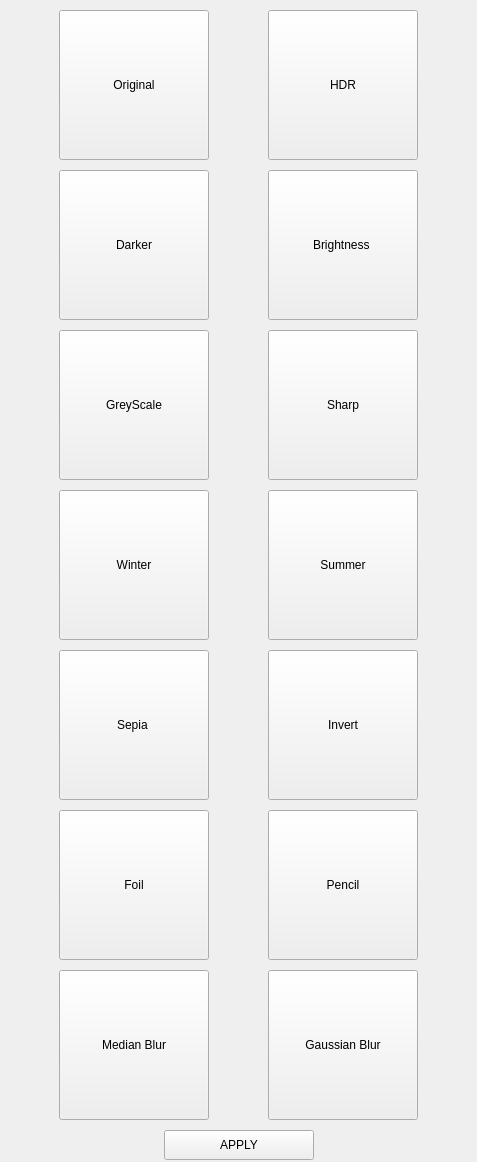
                 <widget class="QWidget" name="scrollAreaWidgetContents">
                  <property name="geometry">
                   <rect>
                    <x>0</x>
                    <y>0</y>
                    <width>477</width>
                    <height>1162</height>
                   </rect>
                  </property>
                  <property name="minimumSize">
                   <size>
                    <width>0</width>
                    <height>0</height>
                   </size>
                  </property>
                  <property name="styleSheet">
                   <string notr="true">QPushButton:focus{

	background-color:rgb(219, 255, 231);
}
</string>
                  </property>
                  <layout class="QVBoxLayout" name="verticalLayout_7">
                   <property name="spacing">
                    <number>0</number>
                   </property>
                   <property name="leftMargin">
                    <number>0</number>
                   </property>
                   <property name="topMargin">
                    <number>0</number>
                   </property>
                   <property name="rightMargin">
                    <number>0</number>
                   </property>
                   <property name="bottomMargin">
                    <number>0</number>
                   </property>
                   <item>
                    <layout class="QGridLayout" name="gridLayout_2">
                     <property name="leftMargin">
                      <number>10</number>
                     </property>
                     <property name="topMargin">
                      <number>10</number>
                     </property>
                     <property name="rightMargin">
                      <number>10</number>
                     </property>
                     <property name="bottomMargin">
                      <number>10</number>
                     </property>
                     <property name="spacing">
                      <number>10</number>
                     </property>
                     <item row="2" column="1">
                      <widget class="QPushButton" name="sharpPushButton">
                       <property name="minimumSize">
                        <size>
                         <width>150</width>
                         <height>150</height>
                        </size>
                       </property>
                       <property name="maximumSize">
                        <size>
                         <width>150</width>
                         <height>150</height>
                        </size>
                       </property>
                       <property name="text">
                        <string>Sharp</string>
                       </property>
                      </widget>
                     </item>
                     <item row="1" column="1">
                      <widget class="QPushButton" name="brightnessPushButton">
                       <property name="minimumSize">
                        <size>
                         <width>150</width>
                         <height>150</height>
                        </size>
                       </property>
                       <property name="maximumSize">
                        <size>
                         <width>150</width>
                         <height>150</height>
                        </size>
                       </property>
                       <property name="text">
                        <string>Brightness </string>
                       </property>
                      </widget>
                     </item>
                     <item row="2" column="0">
                      <widget class="QPushButton" name="greyScalePushButton">
                       <property name="minimumSize">
                        <size>
                         <width>150</width>
                         <height>150</height>
                        </size>
                       </property>
                       <property name="maximumSize">
                        <size>
                         <width>150</width>
                         <height>150</height>
                        </size>
                       </property>
                       <property name="text">
                        <string>GreyScale</string>
                       </property>
                      </widget>
                     </item>
                     <item row="3" column="1">
                      <widget class="QPushButton" name="summerPushButton">
                       <property name="minimumSize">
                        <size>
                         <width>150</width>
                         <height>150</height>
                        </size>
                       </property>
                       <property name="maximumSize">
                        <size>
                         <width>150</width>
                         <height>150</height>
                        </size>
                       </property>
                       <property name="text">
                        <string>Summer</string>
                       </property>
                      </widget>
                     </item>
                     <item row="1" column="0">
                      <widget class="QPushButton" name="darkerPushButton">
                       <property name="minimumSize">
                        <size>
                         <width>150</width>
                         <height>150</height>
                        </size>
                       </property>
                       <property name="maximumSize">
                        <size>
                         <width>150</width>
                         <height>150</height>
                        </size>
                       </property>
                       <property name="text">
                        <string>Darker</string>
                       </property>
                      </widget>
                     </item>
                     <item row="3" column="0">
                      <widget class="QPushButton" name="winterPushButton">
                       <property name="minimumSize">
                        <size>
                         <width>150</width>
                         <height>150</height>
                        </size>
                       </property>
                       <property name="maximumSize">
                        <size>
                         <width>150</width>
                         <height>150</height>
                        </size>
                       </property>
                       <property name="text">
                        <string>Winter</string>
                       </property>
                      </widget>
                     </item>
                     <item row="5" column="1">
                      <widget class="QPushButton" name="pencilColorPushButton">
                       <property name="minimumSize">
                        <size>
                         <width>150</width>
                         <height>150</height>
                        </size>
                       </property>
                       <property name="maximumSize">
                        <size>
                         <width>150</width>
                         <height>150</height>
                        </size>
                       </property>
                       <property name="text">
                        <string>Pencil</string>
                       </property>
                      </widget>
                     </item>
                     <item row="4" column="1">
                      <widget class="QPushButton" name="invertPushButton">
                       <property name="minimumSize">
                        <size>
                         <width>150</width>
                         <height>150</height>
                        </size>
                       </property>
                       <property name="maximumSize">
                        <size>
                         <width>150</width>
                         <height>150</height>
                        </size>
                       </property>
                       <property name="text">
                        <string>Invert</string>
                       </property>
                      </widget>
                     </item>
                     <item row="0" column="0">
                      <widget class="QPushButton" name="originalPushButton">
                       <property name="minimumSize">
                        <size>
                         <width>150</width>
                         <height>150</height>
                        </size>
                       </property>
                       <property name="maximumSize">
                        <size>
                         <width>150</width>
                         <height>150</height>
                        </size>
                       </property>
                       <property name="text">
                        <string>Original</string>
                       </property>
                      </widget>
                     </item>
                     <item row="4" column="0">
                      <widget class="QPushButton" name="sepiaPushButton">
                       <property name="minimumSize">
                        <size>
                         <width>150</width>
                         <height>150</height>
                        </size>
                       </property>
                       <property name="maximumSize">
                        <size>
                         <width>150</width>
                         <height>150</height>
                        </size>
                       </property>
                       <property name="text">
                        <string>Sepia </string>
                       </property>
                      </widget>
                     </item>
                     <item row="0" column="1">
                      <widget class="QPushButton" name="hdrPushButton">
                       <property name="minimumSize">
                        <size>
                         <width>150</width>
                         <height>150</height>
                        </size>
                       </property>
                       <property name="maximumSize">
                        <size>
                         <width>150</width>
                         <height>150</height>
                        </size>
                       </property>
                       <property name="text">
                        <string>HDR</string>
                       </property>
                      </widget>
                     </item>
                     <item row="6" column="0">
                      <widget class="QPushButton" name="medianBlurPushButton">
                       <property name="minimumSize">
                        <size>
                         <width>150</width>
                         <height>150</height>
                        </size>
                       </property>
                       <property name="maximumSize">
                        <size>
                         <width>150</width>
                         <height>150</height>
                        </size>
                       </property>
                       <property name="text">
                        <string>Median Blur</string>
                       </property>
                      </widget>
                     </item>
                     <item row="6" column="1">
                      <widget class="QPushButton" name="gaussianBlurPushButton">
                       <property name="minimumSize">
                        <size>
                         <width>150</width>
                         <height>150</height>
                        </size>
                       </property>
                       <property name="maximumSize">
                        <size>
                         <width>150</width>
                         <height>150</height>
                        </size>
                       </property>
                       <property name="text">
                        <string>Gaussian Blur</string>
                       </property>
                      </widget>
                     </item>
                     <item row="5" column="0">
                      <widget class="QPushButton" name="foilPushButton">
                       <property name="minimumSize">
                        <size>
                         <width>150</width>
                         <height>150</height>
                        </size>
                       </property>
                       <property name="maximumSize">
                        <size>
                         <width>150</width>
                         <height>150</height>
                        </size>
                       </property>
                       <property name="text">
                        <string>Foil</string>
                       </property>
                      </widget>
                     </item>
                    </layout>
                   </item>
                   <item>
                    <layout class="QHBoxLayout" name="horizontalLayout_7">
                     <property name="spacing">
                      <number>0</number>
                     </property>
                     <item>
                      <spacer name="horizontalSpacer_8">
                       <property name="orientation">
                        <enum>Qt::Horizontal</enum>
                       </property>
                       <property name="sizeHint" stdset="0">
                        <size>
                         <width>40</width>
                         <height>20</height>
                        </size>
                       </property>
                      </spacer>
                     </item>
                     <item>
                      <widget class="QPushButton" name="effectApplyButton">
                       <property name="minimumSize">
                        <size>
                         <width>150</width>
                         <height>30</height>
                        </size>
                       </property>
                       <property name="maximumSize">
                        <size>
                         <width>150</width>
                         <height>30</height>
                        </size>
                       </property>
                       <property name="text">
                        <string>APPLY</string>
                       </property>
                      </widget>
                     </item>
                     <item>
                      <spacer name="horizontalSpacer_9">
                       <property name="orientation">
                        <enum>Qt::Horizontal</enum>
                       </property>
                       <property name="sizeHint" stdset="0">
                        <size>
                         <width>40</width>
                         <height>20</height>
                        </size>
                       </property>
                      </spacer>
                     </item>
                    </layout>
                   </item>
                  </layout>
                 </widget>
